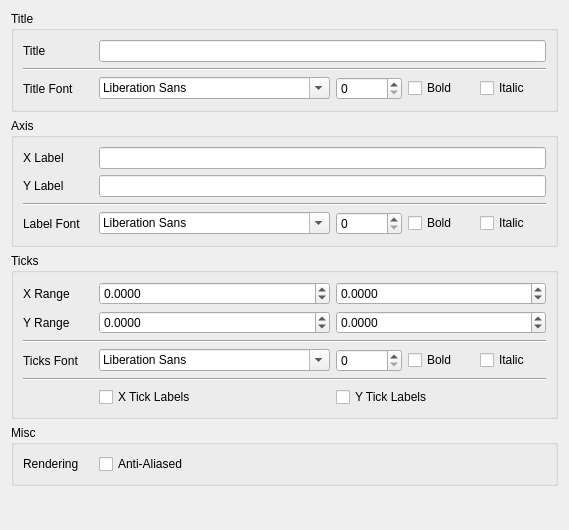
<?xml version="1.0" encoding="UTF-8"?>
<ui version="4.0">
 <class>PlotConfigPage</class>
 <widget class="QWidget" name="PlotConfigPage">
  <property name="geometry">
   <rect>
    <x>0</x>
    <y>0</y>
    <width>569</width>
    <height>530</height>
   </rect>
  </property>
  <property name="windowTitle">
   <string>Form</string>
  </property>
  <layout class="QVBoxLayout" name="verticalLayout">
   <item>
    <widget class="QGroupBox" name="groupTitle">
     <property name="title">
      <string>Title</string>
     </property>
     <layout class="QGridLayout" name="gridLayout">
      <item row="0" column="0">
       <widget class="QLabel" name="lblTitle">
        <property name="minimumSize">
         <size>
          <width>70</width>
          <height>0</height>
         </size>
        </property>
        <property name="maximumSize">
         <size>
          <width>70</width>
          <height>16777215</height>
         </size>
        </property>
        <property name="text">
         <string>Title</string>
        </property>
        <property name="buddy">
         <cstring>editTitle</cstring>
        </property>
       </widget>
      </item>
      <item row="0" column="1" colspan="4">
       <widget class="QLineEdit" name="editTitle"/>
      </item>
      <item row="1" column="0" colspan="5">
       <widget class="Line" name="line">
        <property name="orientation">
         <enum>Qt::Horizontal</enum>
        </property>
       </widget>
      </item>
      <item row="2" column="0">
       <widget class="QLabel" name="lblTitleFont">
        <property name="minimumSize">
         <size>
          <width>70</width>
          <height>0</height>
         </size>
        </property>
        <property name="maximumSize">
         <size>
          <width>70</width>
          <height>16777215</height>
         </size>
        </property>
        <property name="text">
         <string>Title Font</string>
        </property>
        <property name="buddy">
         <cstring>comboTitleFontFamily</cstring>
        </property>
       </widget>
      </item>
      <item row="2" column="1">
       <widget class="QFontComboBox" name="comboTitleFontFamily">
        <property name="enabled">
         <bool>true</bool>
        </property>
       </widget>
      </item>
      <item row="2" column="2">
       <widget class="QSpinBox" name="spinTitleFontSize">
        <property name="enabled">
         <bool>true</bool>
        </property>
       </widget>
      </item>
      <item row="2" column="3">
       <widget class="QCheckBox" name="checkTitleFontBold">
        <property name="enabled">
         <bool>true</bool>
        </property>
        <property name="text">
         <string>Bold</string>
        </property>
       </widget>
      </item>
      <item row="2" column="4">
       <widget class="QCheckBox" name="checkTitleFontItalic">
        <property name="enabled">
         <bool>true</bool>
        </property>
        <property name="text">
         <string>Italic</string>
        </property>
       </widget>
      </item>
     </layout>
    </widget>
   </item>
   <item>
    <widget class="QGroupBox" name="groupAxis">
     <property name="title">
      <string>Axis</string>
     </property>
     <layout class="QGridLayout" name="gridLayout_2">
      <item row="0" column="0">
       <widget class="QLabel" name="lblXLabel">
        <property name="minimumSize">
         <size>
          <width>70</width>
          <height>0</height>
         </size>
        </property>
        <property name="maximumSize">
         <size>
          <width>70</width>
          <height>16777215</height>
         </size>
        </property>
        <property name="text">
         <string>X Label</string>
        </property>
        <property name="buddy">
         <cstring>editXLabel</cstring>
        </property>
       </widget>
      </item>
      <item row="0" column="1" colspan="4">
       <widget class="QLineEdit" name="editXLabel"/>
      </item>
      <item row="1" column="0">
       <widget class="QLabel" name="lblYLabel">
        <property name="minimumSize">
         <size>
          <width>70</width>
          <height>0</height>
         </size>
        </property>
        <property name="maximumSize">
         <size>
          <width>70</width>
          <height>16777215</height>
         </size>
        </property>
        <property name="text">
         <string>Y Label</string>
        </property>
        <property name="buddy">
         <cstring>editYLabel</cstring>
        </property>
       </widget>
      </item>
      <item row="1" column="1" colspan="4">
       <widget class="QLineEdit" name="editYLabel">
        <property name="text">
         <string/>
        </property>
       </widget>
      </item>
      <item row="2" column="0" colspan="5">
       <widget class="Line" name="line_2">
        <property name="orientation">
         <enum>Qt::Horizontal</enum>
        </property>
       </widget>
      </item>
      <item row="3" column="0">
       <widget class="QLabel" name="lblLabelFont">
        <property name="minimumSize">
         <size>
          <width>70</width>
          <height>0</height>
         </size>
        </property>
        <property name="maximumSize">
         <size>
          <width>70</width>
          <height>16777215</height>
         </size>
        </property>
        <property name="text">
         <string>Label Font</string>
        </property>
        <property name="buddy">
         <cstring>comboAxisFontFamily</cstring>
        </property>
       </widget>
      </item>
      <item row="3" column="1">
       <widget class="QFontComboBox" name="comboAxisFontFamily">
        <property name="enabled">
         <bool>true</bool>
        </property>
       </widget>
      </item>
      <item row="3" column="2">
       <widget class="QSpinBox" name="spinAxisFontSize">
        <property name="enabled">
         <bool>true</bool>
        </property>
       </widget>
      </item>
      <item row="3" column="3">
       <widget class="QCheckBox" name="checkAxisFontBold">
        <property name="enabled">
         <bool>true</bool>
        </property>
        <property name="text">
         <string>Bold</string>
        </property>
       </widget>
      </item>
      <item row="3" column="4">
       <widget class="QCheckBox" name="checkAxisFontItalic">
        <property name="enabled">
         <bool>true</bool>
        </property>
        <property name="text">
         <string>Italic</string>
        </property>
       </widget>
      </item>
     </layout>
    </widget>
   </item>
   <item>
    <widget class="QGroupBox" name="groupTicks">
     <property name="title">
      <string>Ticks</string>
     </property>
     <layout class="QGridLayout" name="gridLayout_3">
      <item row="0" column="0">
       <widget class="QLabel" name="lblXRange">
        <property name="minimumSize">
         <size>
          <width>70</width>
          <height>0</height>
         </size>
        </property>
        <property name="maximumSize">
         <size>
          <width>70</width>
          <height>16777215</height>
         </size>
        </property>
        <property name="text">
         <string>X Range</string>
        </property>
        <property name="buddy">
         <cstring>spinXRangeFrom</cstring>
        </property>
       </widget>
      </item>
      <item row="0" column="1">
       <widget class="QDoubleSpinBox" name="spinXRangeFrom">
        <property name="decimals">
         <number>4</number>
        </property>
        <property name="minimum">
         <double>-1000.000000000000000</double>
        </property>
        <property name="maximum">
         <double>1000.000000000000000</double>
        </property>
       </widget>
      </item>
      <item row="0" column="2" colspan="3">
       <widget class="QDoubleSpinBox" name="spinXRangeTo">
        <property name="decimals">
         <number>4</number>
        </property>
        <property name="minimum">
         <double>-1000.000000000000000</double>
        </property>
        <property name="maximum">
         <double>1000.000000000000000</double>
        </property>
       </widget>
      </item>
      <item row="1" column="0">
       <widget class="QLabel" name="lblYRange">
        <property name="minimumSize">
         <size>
          <width>70</width>
          <height>0</height>
         </size>
        </property>
        <property name="maximumSize">
         <size>
          <width>70</width>
          <height>16777215</height>
         </size>
        </property>
        <property name="text">
         <string>Y Range</string>
        </property>
        <property name="buddy">
         <cstring>spinYRangeFrom</cstring>
        </property>
       </widget>
      </item>
      <item row="1" column="1">
       <widget class="QDoubleSpinBox" name="spinYRangeFrom">
        <property name="decimals">
         <number>4</number>
        </property>
        <property name="minimum">
         <double>-999999999.000000000000000</double>
        </property>
        <property name="maximum">
         <double>999999999.000000000000000</double>
        </property>
       </widget>
      </item>
      <item row="1" column="2" colspan="3">
       <widget class="QDoubleSpinBox" name="spinYRangeTo">
        <property name="decimals">
         <number>4</number>
        </property>
        <property name="minimum">
         <double>-999999999.000000000000000</double>
        </property>
        <property name="maximum">
         <double>999999999.000000000000000</double>
        </property>
       </widget>
      </item>
      <item row="2" column="0" colspan="5">
       <widget class="Line" name="line_3">
        <property name="orientation">
         <enum>Qt::Horizontal</enum>
        </property>
       </widget>
      </item>
      <item row="3" column="1">
       <widget class="QFontComboBox" name="comboTicksFontFamily">
        <property name="enabled">
         <bool>true</bool>
        </property>
       </widget>
      </item>
      <item row="3" column="2">
       <widget class="QSpinBox" name="spinTicksFontSize">
        <property name="enabled">
         <bool>true</bool>
        </property>
       </widget>
      </item>
      <item row="3" column="0">
       <widget class="QLabel" name="lblTicksFont">
        <property name="minimumSize">
         <size>
          <width>70</width>
          <height>0</height>
         </size>
        </property>
        <property name="maximumSize">
         <size>
          <width>70</width>
          <height>16777215</height>
         </size>
        </property>
        <property name="text">
         <string>Ticks Font</string>
        </property>
        <property name="buddy">
         <cstring>comboTicksFontFamily</cstring>
        </property>
       </widget>
      </item>
      <item row="5" column="1">
       <widget class="QCheckBox" name="checkXTickLabels">
        <property name="text">
         <string>X Tick Labels</string>
        </property>
       </widget>
      </item>
      <item row="5" column="2" colspan="3">
       <widget class="QCheckBox" name="checkYTickLabels">
        <property name="text">
         <string>Y Tick Labels</string>
        </property>
       </widget>
      </item>
      <item row="4" column="0" colspan="5">
       <widget class="Line" name="line_5">
        <property name="orientation">
         <enum>Qt::Horizontal</enum>
        </property>
       </widget>
      </item>
      <item row="3" column="3">
       <widget class="QCheckBox" name="checkTicksFontBold">
        <property name="enabled">
         <bool>true</bool>
        </property>
        <property name="text">
         <string>Bold</string>
        </property>
       </widget>
      </item>
      <item row="3" column="4">
       <widget class="QCheckBox" name="checkTicksFontItalic">
        <property name="enabled">
         <bool>true</bool>
        </property>
        <property name="text">
         <string>Italic</string>
        </property>
       </widget>
      </item>
     </layout>
    </widget>
   </item>
   <item>
    <widget class="QGroupBox" name="groupMisc">
     <property name="title">
      <string>Misc</string>
     </property>
     <layout class="QGridLayout" name="gridLayout_4">
      <item row="0" column="0">
       <widget class="QLabel" name="lblRendering">
        <property name="minimumSize">
         <size>
          <width>70</width>
          <height>0</height>
         </size>
        </property>
        <property name="maximumSize">
         <size>
          <width>70</width>
          <height>16777215</height>
         </size>
        </property>
        <property name="text">
         <string>Rendering</string>
        </property>
       </widget>
      </item>
      <item row="0" column="1">
       <widget class="QCheckBox" name="checkAntiAliased">
        <property name="text">
         <string>Anti-Aliased</string>
        </property>
       </widget>
      </item>
     </layout>
    </widget>
   </item>
   <item>
    <spacer name="verticalSpacer">
     <property name="orientation">
      <enum>Qt::Vertical</enum>
     </property>
     <property name="sizeHint" stdset="0">
      <size>
       <width>20</width>
       <height>9</height>
      </size>
     </property>
    </spacer>
   </item>
  </layout>
 </widget>
 <tabstops>
  <tabstop>editTitle</tabstop>
  <tabstop>comboTitleFontFamily</tabstop>
  <tabstop>spinTitleFontSize</tabstop>
  <tabstop>checkTitleFontBold</tabstop>
  <tabstop>checkTitleFontItalic</tabstop>
  <tabstop>editXLabel</tabstop>
  <tabstop>editYLabel</tabstop>
  <tabstop>comboAxisFontFamily</tabstop>
  <tabstop>spinAxisFontSize</tabstop>
  <tabstop>checkAxisFontBold</tabstop>
  <tabstop>checkAxisFontItalic</tabstop>
  <tabstop>spinXRangeFrom</tabstop>
  <tabstop>spinXRangeTo</tabstop>
  <tabstop>spinYRangeFrom</tabstop>
  <tabstop>spinYRangeTo</tabstop>
  <tabstop>comboTicksFontFamily</tabstop>
  <tabstop>spinTicksFontSize</tabstop>
  <tabstop>checkTicksFontBold</tabstop>
  <tabstop>checkTicksFontItalic</tabstop>
  <tabstop>checkXTickLabels</tabstop>
  <tabstop>checkYTickLabels</tabstop>
 </tabstops>
 <resources/>
 <connections/>
</ui>
